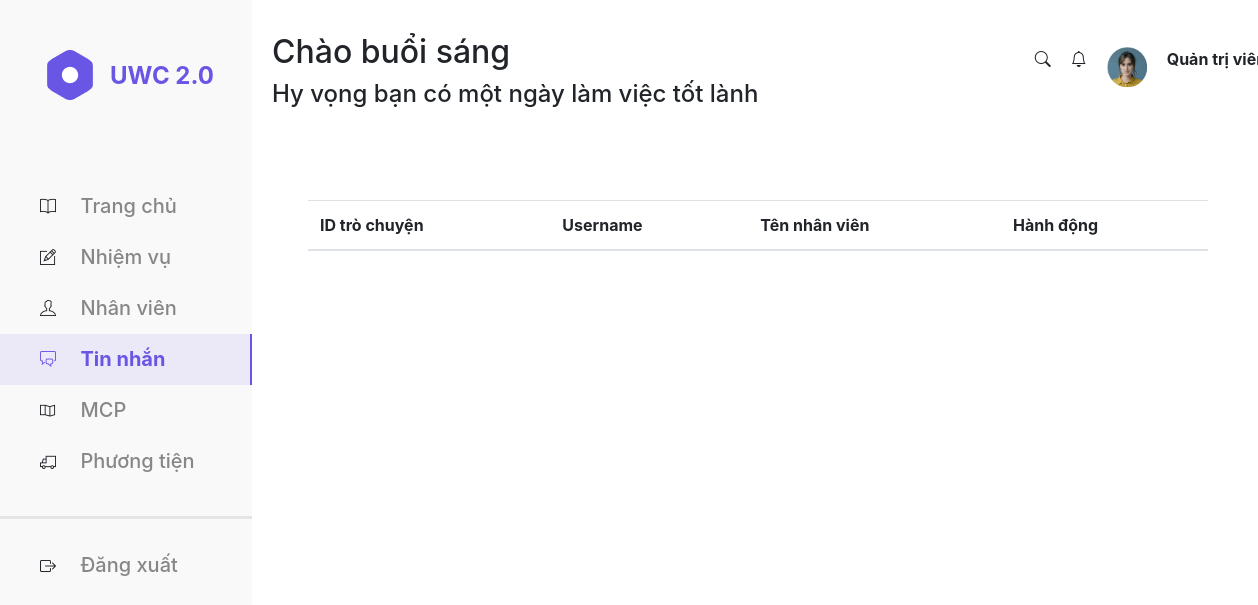
The app's page /Front-end/chat.php, older data.
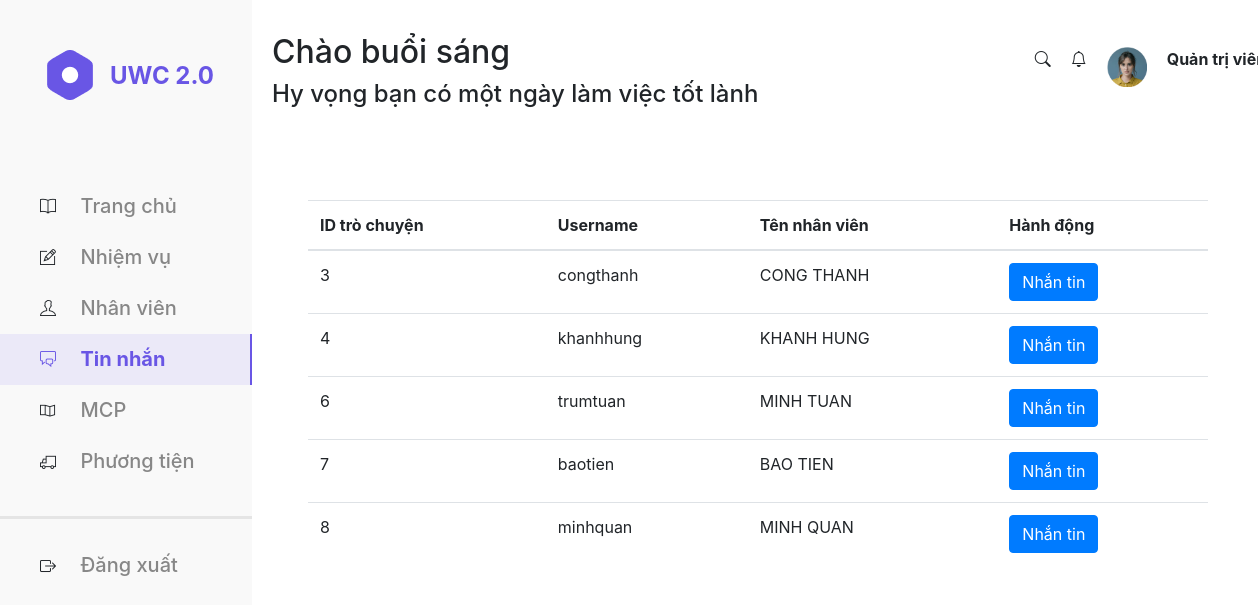
The same page, newer data.
### tables this page shows
CREATE TABLE `employee` (
  `username` varchar(50) NOT NULL,
  `password` varchar(50) DEFAULT '123',
  `name` varchar(50) DEFAULT NULL,
  `role` enum('janitor','collector') DEFAULT NULL,
  `status` enum('assigned','unassigned') NOT NULL DEFAULT 'unassigned',
  `email` varchar(50) DEFAULT NULL,
  `phone_num` int(10) DEFAULT NULL
);

CREATE TABLE `conversations` (
  `conversation_id` int(11) NOT NULL,
  `user_1` varchar(50) NOT NULL,
  `user_2` varchar(50) NOT NULL
);

### Front-end/chat.php (the view, shortened to what this page needs)
<!DOCTYPE html>
<html lang="en">
<head>
    <link rel="stylesheet" type="text/css" href="./css/bar.css    ">
    <link rel="stylesheet" type="text/css" href="./assets/font_icon/themify-icons-font/themify-icons/themify-icons.css">
    <link rel="stylesheet" href="https://pro.fontawesome.com/releases/v5.10.0/css/all.css" />
    <link rel="stylesheet" href="https://cdn.jsdelivr.net/npm/bootstrap-icons@1.3.0/font/bootstrap-icons.css">
    <link rel="stylesheet" href="https://cdn.jsdelivr.net/npm/bootstrap@4.6.2/dist/css/bootstrap.min.css">
</head>
<?php
require_once 'connection.php';
?>
<body>
    <div id="container">
        <div id="navBar">
            <div class="logo">
                <img src="./assets/img/logo.png" alt="logo">
                <p class="title">UWC 2.0</p>
            </div>
            <ul class="navList">
                <li class="main">
                    <i class="ti-book"></i>
                    <a href="index.php">
                        Trang chủ
                    </a>
                </li>
                <li class="task">
                    <i class="ti-pencil-alt"></i>
                    <a href="Task.php?sort=id&search=&page=1">
                        Nhiệm vụ
                    </a>
                </li>
                <li class="employee">
                    <i class="ti-user"></i>
                    <a href="employee.php?sort=username&search=&page=1">
                        Nhân viên
                    </a>
                </li>
                <li class="message select">
                    <i class="ti-comments"></i>
                    <a href="chat.php">
                        Tin nhắn
                    </a>
                </li>
                <li class="message">
                    <i class="ti-map"></i>
                    <a href="manageMCP.php?sort=id&search=&page=1">
                        MCP
                    </a>
                </li>
                <li class="manage">
                    <i class="ti-truck"></i>
                    <a href="manageVehicle.php?sort=id&search=&page=1">
                        Phương tiện
                    </a>
                </li>
                <li class="info">
                    <i class="bi bi-box-arrow-right"></i>
                    <a href="logout.php">
                        Đăng xuất
                    </a>
                </li>
            </ul>
        </div>
        <div id="topbar">
            <div id="greeting">
                <h2>Chào buổi sáng</h2>
                <h4>Hy vọng bạn có một ngày làm việc tốt lành</h4>
            </div>
            <ul class="topbar_list">
                <li class="search">
                    <i class="bi bi-search"></i>
                </li>
                <li class="notify">
                    <i class="bi bi-bell"></i>
                </li>
                <li class="user">
                    <img src="./assets/img/user1.png" alt="">
                </li>
                <li class="role">
                    <p class="role"><b>Quản trị viên</b></p>
                </li>
            </ul>
        </div>
        <div id="content">
            <form class="form-inline" action="" method="POST">
            <table class="table table-hover">
                <thead>
                    <tr>
                        <th>ID trò chuyện</th>
                        <th>Username</th>
                        <th>Tên nhân viên</th>
                        <th>Hành động</th>
                    </tr>
                </thead>
                <tbody>
                    <?php
                    $query = "SELECT conversation_id,user_2,`name` from employee,conversations where user_2 = employee.username";
                    $result = mysqli_query($conn, $query);
                    while ($r = mysqli_fetch_assoc($result)) {
                    ?>
                        <tr>
                            <td><?php echo $r['conversation_id']; ?></td>
                            <td><?php echo $r['user_2']; ?></td>
                            <td><?php echo $r['name']; ?></td>
                            <td><a href="nhantin.php?ID=<?= $r['conversation_id']?>&username=<?=$r['user_2']?>&name=<?=$r['name']?>" class="btn btn-primary">Nhắn tin</a></td>
                        </tr>
                    <?php
                    }
                    ?>
                </tbody>
            </table>
            </form>
        </div>
</body>
</html>

Row changes from the older to the newer data that the page shows:
now on this page (row edited): employee: conversations.conversation_id "3", conversations.user_2 "congthanh", name "CONG THANH"
now on this page (row edited): employee: conversations.conversation_id "4", conversations.user_2 "khanhhung", name "KHANH HUNG"
added employee: conversations.conversation_id "6", conversations.user_2 "trumtuan", name "MINH TUAN"
added employee: conversations.conversation_id "7", conversations.user_2 "baotien", name "BAO TIEN"
added employee: conversations.conversation_id "8", conversations.user_2 "minhquan", name "MINH QUAN"
